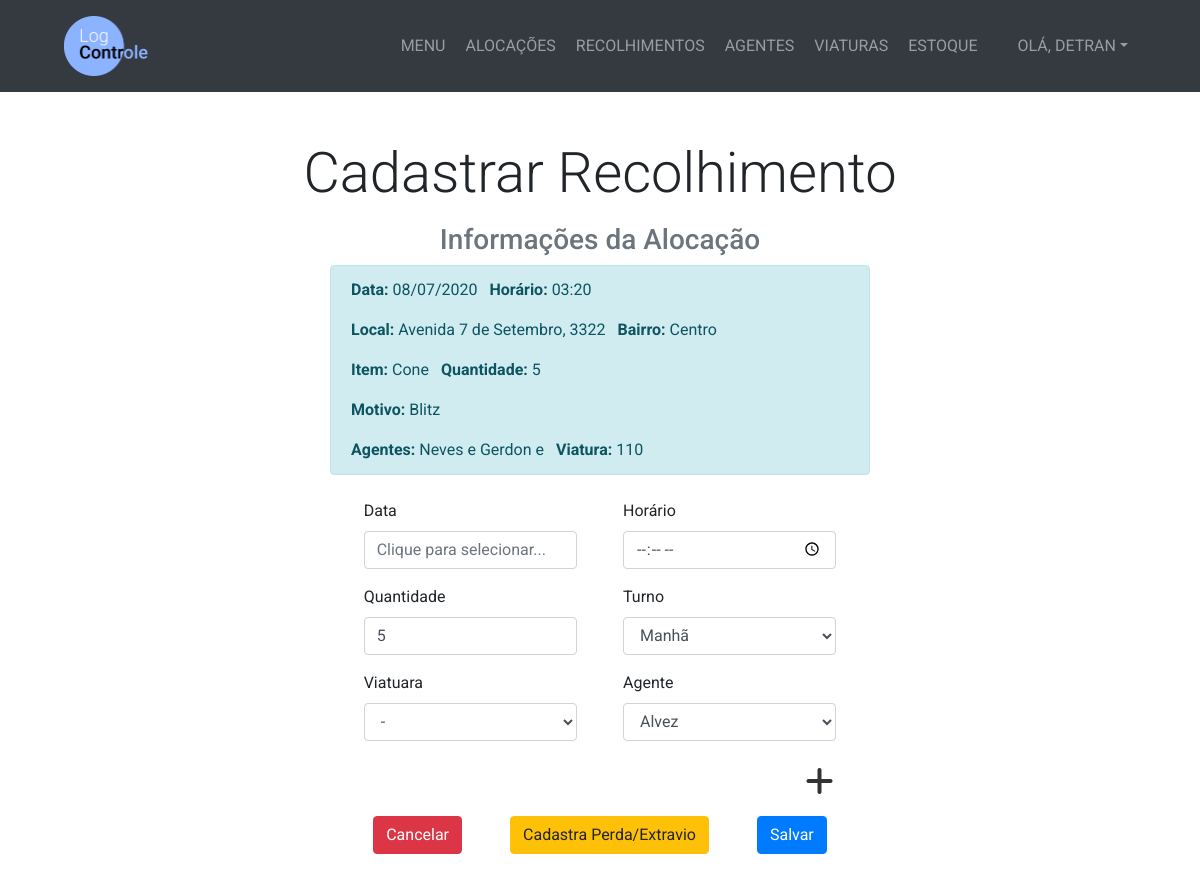
Screenshot of /recolhimento/32/cadastar/ (signed in) with the database file from the repository.
### management/models.py (models this page shows, shortened)
class Alocacao(models.Model):
    TURNO_CHOICES = (
        ('Manhã', 'Manhã'),
        ('Tarde', 'Tarde'),
        ('Noite', 'Noite'),
        ('Madrugada', 'Madrugada')
    )
    STATUS_CHOICES = (
        ('Aberto', 'Aberto'),
        ('Fechado', 'Fechado'),
        ('Desativado', 'Desativado')
    )
    data = models.DateField()
    horario = models.TimeField()
    item = models.ForeignKey(Item, on_delete=models.PROTECT)
    quantidade = models.IntegerField()
    turno = models.CharField(max_length=10, choices=TURNO_CHOICES)
    viatura = models.ForeignKey(Viatura, on_delete=models.PROTECT, blank=True, null=True)
    rua = models.CharField(max_length=200)
    numero = models.CharField(max_length=10)
    bairro = models.CharField(max_length=25)
    complemento = models.CharField(max_length=25, blank=True)
    motivo = models.CharField(max_length=100, blank=True)
    cadastrador = models.ForeignKey(User, on_delete=models.PROTECT)
    status = models.CharField(max_length=11, choices=STATUS_CHOICES, default='Fechado')

class Item(models.Model):
    nome = models.CharField(max_length=100)

class AlocacaoAgente(models.Model):
    alocacao = models.ForeignKey(Alocacao, on_delete=models.PROTECT)
    agente = models.ForeignKey(Agente, on_delete=models.PROTECT)

class Agente(models.Model):
    SEXO_CHOICES = (
        ('Feminino', 'Feminino'),
        ('Masculino', 'Masculino')
    )
    nome = models.CharField(max_length=200)
    datanascimento = models.DateField()
    sexo = models.CharField(max_length=10, choices=SEXO_CHOICES)
    gritodeguerra = models.CharField(max_length=50)

class Viatura(models.Model):
    numero = models.IntegerField()
    placa = models.CharField(max_length=7)

### management/views.py (the view, shortened to what this page needs)
# urls.py: path('recolhimento/<int:pk_alocacao>/cadastar/', views.cadastrar_recolhimento, name='cadastrar_recolhimento'),
@login_required
def cadastrar_recolhimento(request, pk_alocacao):
    alocacao = get_object_or_404(Alocacao, pk=pk_alocacao)
    agentealocacao = AlocacaoAgente.objects.filter(alocacao_id=pk_alocacao) # Busca o(s) agente(s) relacionado(s) à alocação
    agentes = Agente.objects.all().order_by('gritodeguerra') # Busca os agentes cadastrados no sistema
    viaturas = Viatura.objects.all().order_by('numero')
    quantidadeperdida = ItemPerdidoExtraviado.objects.filter(alocacao_id=alocacao.id) # Buscando os cadastros de perda/extravio com o ID da alocação
    if request.method == 'GET':
        if quantidadeperdida: # Se tiver algum resultado de itens perdidos/extraviados
            numero = int(0)
            for cadastro in quantidadeperdida:
                numero += cadastro.quantidade
            nova_quantidade = alocacao.quantidade - numero
            return render(request, 'management/cadastrar_recolhimento.html',
                    {'formulario':FormRecolhimento(), 'alocacao':alocacao, 'agentes':agentes, 'agentealocacao':agentealocacao, 'viaturas':viaturas, 'quantidadeperdida':nova_quantidade}
                )
        else:
            return render(request, 'management/cadastrar_recolhimento.html',
                    {'formulario':FormRecolhimento(), 'alocacao':alocacao, 'agentes':agentes, 'agentealocacao':agentealocacao, 'viaturas':viaturas}
                )

### management/forms.py
class FormRecolhimento(ModelForm):
    class Meta:
        model = Recolhimento
        fields = ['data', 'horario', 'quantidade', 'turno']
    data = forms.DateField(
        widget=forms.DateInput(format='%d/%m/%Y'),
        input_formats=('%d/%m/%Y', )
    )

### management/templates/management/cadastrar_recolhimento.html (shortened to what this page needs)
{% extends 'management/base.html' %}
{% block content %}
  <section class="py-5">
    <div class="container">
      <h1 class="display-4 text-center mb-3">Cadastrar Recolhimento</h1>
      <div class="row justify-content-center">
        <div class="col-lg-6">
          <h3 class="text-center text-secondary">Informações da Alocação</h3>
          <div class="alert alert-info">
            <p>
              <span class="mr-2"><strong>Data:</strong> {{ alocacao.data|date:'d/m/Y' }}</span>
              <span><strong>Horário:</strong> {{ alocacao.horario|date:'H:i' }}</span>
            </p>
            <p>
              <span class="mr-2"><strong>Local:</strong> {{ alocacao.rua|striptags|truncatechars:35 }}, {{ alocacao.numero }}</span>
              <span><strong>Bairro:</strong> {{ alocacao.bairro }}</span>
            </p>
            <p><span class="mr-2"><strong>Item:</strong> {{ alocacao.item.nome }}</span> <span><strong>Quantidade:</strong> {{ alocacao.quantidade }}</span></p>
            <p><strong>Motivo:</strong> {{ alocacao.motivo|striptags|truncatechars:27 }}</p>
            <p class="mb-0"><span class="mr-2"><strong>Agente{{ agentealocacao.count|pluralize }}:</strong>
                {% for agente in agentealocacao %}
                  {% if agente %}
                    {{ agente.agente.gritodeguerra }} e
                  {% else %}
                    {{ agente.agente.gritodeguerra }}
                  {% endif %}
                {% endfor %}
              </span>
              <span>
                {% if alocacao.viatura %}
                  <strong>Viatura:</strong> {{ alocacao.viatura.numero }}
                {% endif %}
              </span>
            </p>
          </div>
        </div>
      </div>
      <div class="row justify-content-center mt-2">
        <div class="col-lg-8">
          <form method="POST" autocomplete="off">
            <div class="d-flex justify-content-center">
              <div class="col-lg-4 mr-3">
                <div class="form-group">
                  <label for="data">Data</label>
                  <input type="text" name="data" id="data" class="form-control" placeholder="Clique para selecionar..." required>
                </div>
              </div>
              <div class="col-lg-4">
                <div class="form-group">
                  <label for="horario">Horário</label>
                  <input type="time" name="horario" id="horario" class="form-control" required>
                </div>
              </div>
            </div>
            <div class="d-flex justify-content-center">
              <div class="col-lg-4 mr-3">
                <div class="form-group">
                  <label for="quantidade">Quantidade</label>
                  {% if novaquantidade %}
                    {% if erroNumero %}
                      <input type="number" name="quantidade" id="quantidade" class="form-control is-invalid" value="{{ novaquantidade }}" min="0" max="{{ novaquantidade }}">
                      <div class="invalid-feedback">
                        {{ erroNumero }}
                      </div>
                    {% else %}
                      <input type="number" name="quantidade" id="quantidade" class="form-control" value="{{ novaquantidade }}" min="0" max="{{ novaquantidade }}">
                    {% endif %}
                  {% else %}
                    {% if erroNumero %}
                      <input type="number" name="quantidade" id="quantidade" class="form-control is-invalid" value="{{ alocacao.quantidade }}" min="0" max="{{ alocacao.quantidade }}">
                      <div class="invalid-feedback">
                        {{ erroNumero }}
                      </div>
                    {% else %}
                      <input type="number" name="quantidade" id="quantidade" class="form-control" value="{{ alocacao.quantidade }}" min="0" max="{{ alocacao.quantidade }}">
                    {% endif %}
                  {% endif %}
                </div>
              </div>
              <div class="col-lg-4">
                <div class="form-group">
                  <label for="turno">Turno</label>
                  <select class="form-control" name="turno">
                    <option value="Manhã">Manhã</option>
                  </select>
                </div>
              </div>
            </div>
            <div class="d-flex justify-content-center">
              {% if viaturas.count <= 20 %}
                <div class="col-lg-4 mr-3" {% if viaturas.count > 5 %} id="select-viatura" {% endif %}>
                  <label for="viatura">Viatuara</label>
                  <select class="form-control" name="viaturaId"
                    {% if viaturas.count > 5 %} id="viatura" onfocus='this.size=5;' onblur='this.size=1;' onchange='this.size=1; this.blur();' {% endif %}
                  >
                    <option value="-" selected>-</option>
                  </select>
                </div>
              {% endif %}
              <div class="col-lg-4">
                <div class="form-group">
                  <label for="agente">Agente</label>
                  <select class="form-control" name="agente-1">
                    {% for agente in agentes %}
                      <option value="{{ agente.id }}">{{ agente.gritodeguerra }}</option>
                    {% endfor %}
                  </select>
                </div>
              </div>
            </div>
            <div class="d-flex justify-content-start">
            </div>
            <div class="d-flex justify-content-end">
              <a href="#" id="add-agent-recolhimento"><i class="fas fa-plus fa-2x" id="icon"></i></a>
            </div>
            <div class="d-flex justify-content-center">
              <a href="{% url 'alocacoes_abertas' %}" class="btn btn-danger mt-3 mr-5">Cancelar</a>
              <a href="#" data-toggle="modal" data-target="#item-perdido-modal" class="btn btn-warning mt-3 mr-5">Cadastra Perda/Extravio</a>
              <button type="submit" class="btn btn-primary mt-3">Salvar</button>
            </div>
          </form>
        </div>
      </div>
    </div>
  </section>
{% endblock %}

### management/templates/management/base.html (shortened to what this page needs)
<!DOCTYPE html>
<html lang="pt-br" dir="ltr">
  {% load static %}
  <head>
    <link
      rel="stylesheet"
      href="https://stackpath.bootstrapcdn.com/bootstrap/4.5.0/css/bootstrap.min.css"
    />
    <link rel="stylesheet" type="text/css" href="{% static 'management/css/style.css' %}">
    <link rel="stylesheet" href="{% static 'management/css/bootstrap-datepicker.css' %}">
  </head>
  <body>
    <nav class="navbar navbar-expand-lg bg-dark navbar-dark py-3" id="main-nav">
      <a href="{% url 'home' %}" class="ml-5">
        <img src="{% static 'management/Logo.png' %}" alt="Logo LogControle" style="max-height: 60px;">
      </a>
      <div class="collapse navbar-collapse" id="navbarCollapse">
        <ul class="navbar-nav ml-auto">
          <li class="nav-item">
            <a href="{% url 'home' %}" class="nav-link ml-1">MENU</a>
          </li>
          <li class="nav-item">
            <a href="{% url 'menu_alocacao' %}" class="nav-link ml-1">ALOCAÇÕES</a>
          </li>
          <li class="nav-item">
            <a href="{% url 'menu_recolhimento' %}" class="nav-link ml-1">RECOLHIMENTOS</a>
          </li>
          <li class="nav-item">
            <a href="{% url 'menu_agente' %}" class="nav-link ml-1">AGENTES</a>
          </li>
          <li class="nav-item">
            <a href="{% url 'menu_viatura' %}" class="nav-link ml-1">VIATURAS</a>
          </li>
          <li class="nav-item">
            <a href="{% url 'menu_estoque' %}" class="nav-link ml-1">ESTOQUE</a>
          </li>
          <li class="nav-item dropdown ml-4 mr-5">
            <a href="#" class="nav-link dropdown-toggle" data-toggle="dropdown" aria-expanded="false">OLÁ, <span style="text-transform: uppercase;">{{ user.username }}</span></a>
          </li>
        </ul>
      </div>
    </nav>
    {% block content %} {% endblock %}
  </body>
</html>

### management/static/management/css/style.css (style rules this page uses)
body { font-family: 'Roboto', Arial; }
#icon { transition: 0.3s; }
#add-agent-recolhimento { margin-right: 18%; decoration: none; color: #333; transition: 0.2s; }

### rows the page displays
Alocacao: data "08/07/2020", horario "03:20", rua "Avenida 7 de Setembro", numero "3322", bairro "Centro", item.nome "Cone", quantidade "5", motivo "Blitz", viatura.numero "110"
AlocacaoAgente: agente.gritodeguerra "Neves"
AlocacaoAgente: agente.gritodeguerra "Gerdon"

### other values shown
{{ user.username }} "DETRAN"
form field agente-1 "Alvez"
